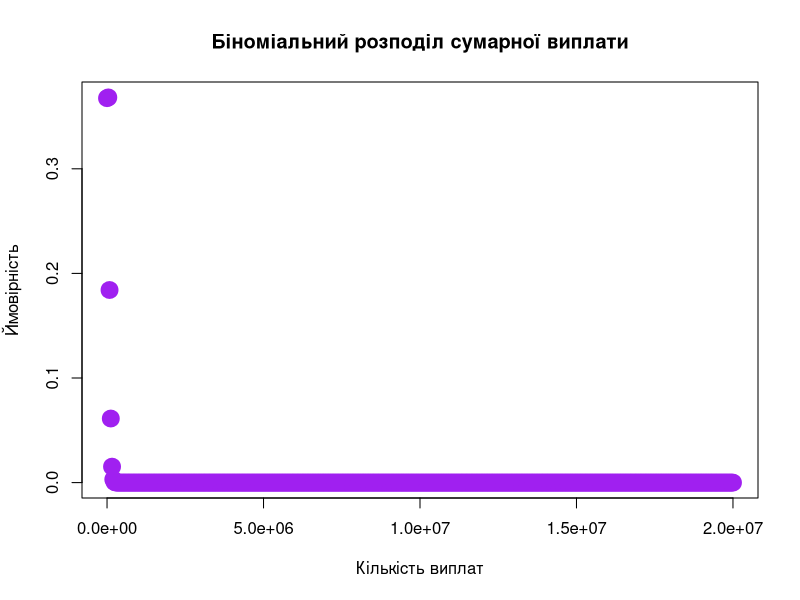
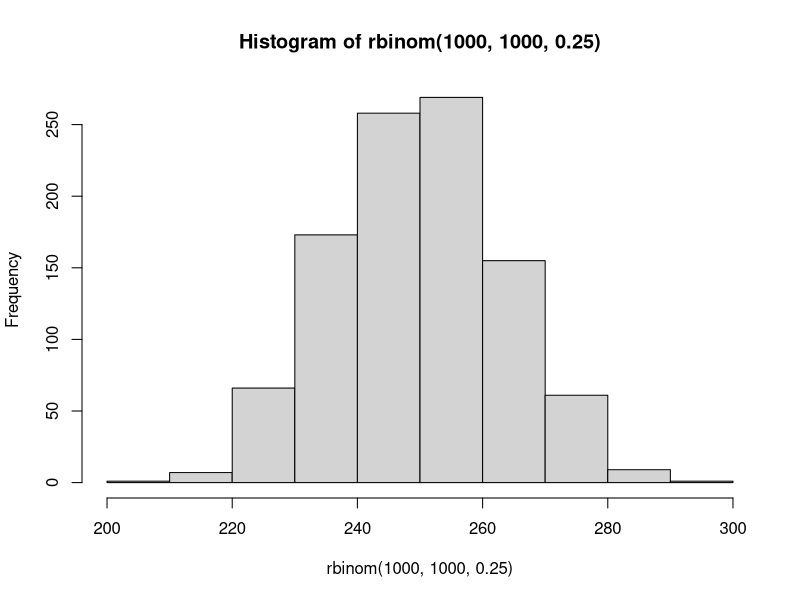
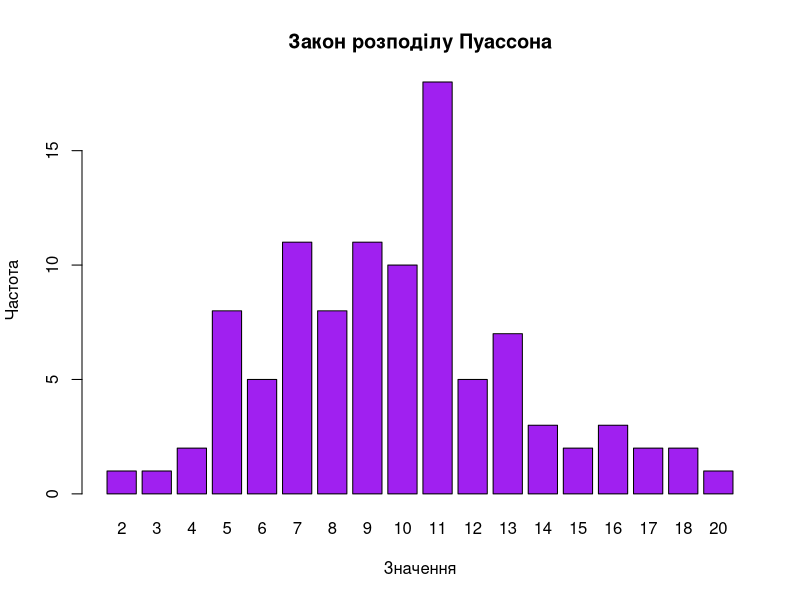
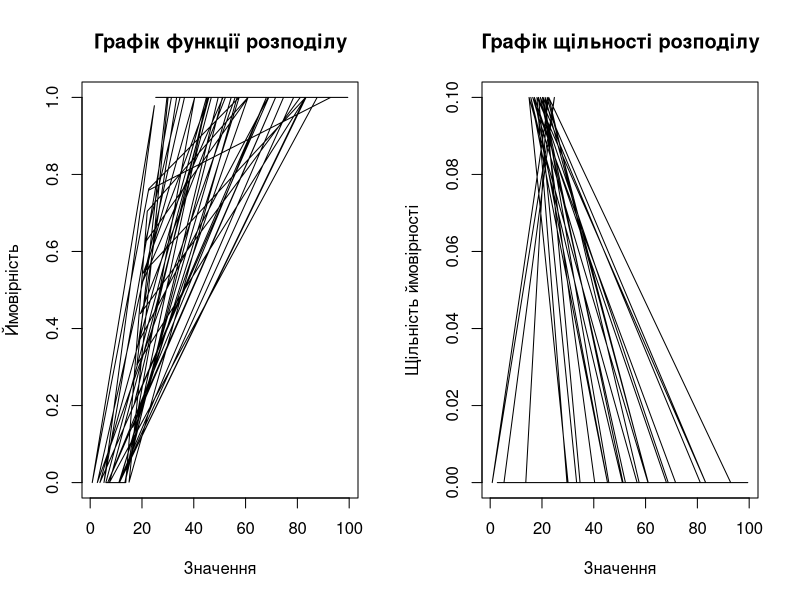
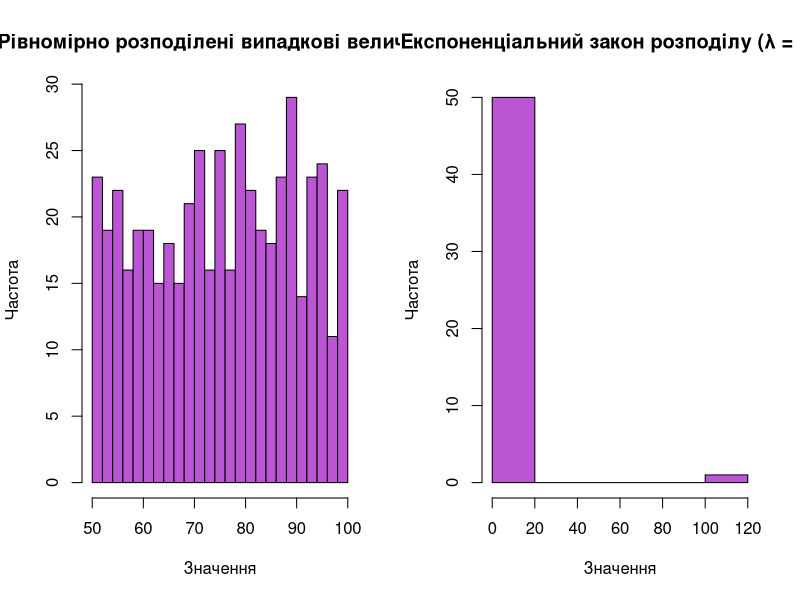
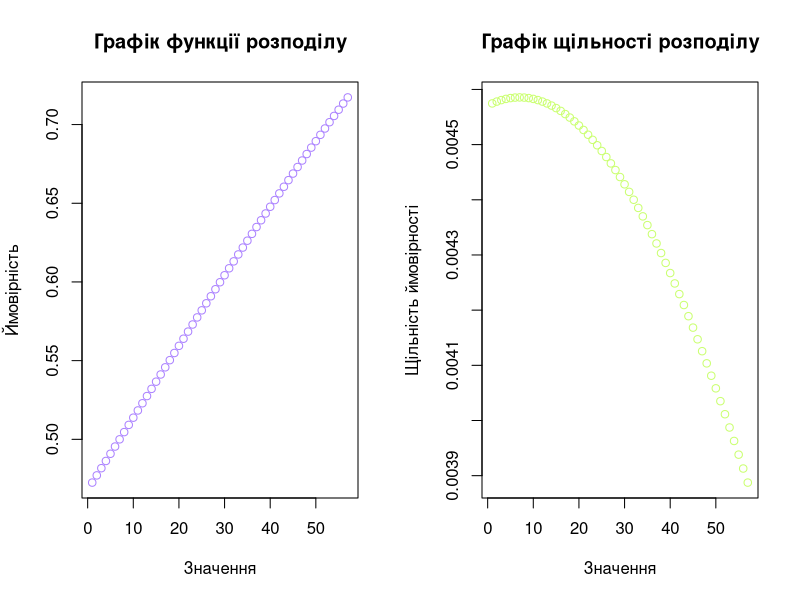

These figures' R source, in order:
# 1.Страхова компанія має 500 договорів страхування життя з 500 клієнтами. 
# Ймовірність настання страхового випадку в цій групі клієнтів однакова і 
# дорівнює 0,002. Величина виплат кожному клієнту однакова і дорівнює 40000 грн. 
# За  яким  законом  розподілена  випадкова  величина кількості страхових  випадків?  
# Побудуйте  графік  закону  розподілу  сумарної величини  виплат  страхової  компанії. 
# Обчисліть  ймовірність  того,  що страхова компанія виплатить своїм клієнтам не більше 
# 100 тис. грн. 

# 0.002   Ймовірність настання страхового випадку
# 500     Кількість клієнтів
# 40000   Сума виплати

# Обчислення ймовірностей відповідно до біноміального розподілу
probabilities <- dbinom(0:500, 500, 0.002)
round(probabilities,10)
# Графік розподілу
plot(c(0:500*40000), probabilities, type = "p", lwd = 10, col = "purple", 
     main = "Біноміальний розподіл сумарної виплати", 
     xlab = "Кількість виплат", 
     ylab = "Ймовірність")

cat('Ймовірність, що виплата не перевищить 100000 грн:', 
    pbinom(100000 / 40000, 500, 0.002))

 
# 2.Побудуйте біноміальнийзакон розподілу із параметрами n=1000, p=0,25. 

rbinom(n=1000, size=1000, prob=0.25)
hist(rbinom(1000, 1000, 0.25))


# 3.Згенеруйте 100 випадкових чисел та зобразіть графічно закон розподілу Пуассона із 
# параметром λ=10. 

barplot(table(rpois(100, 10)), 
        main = "Закон розподілу Пуассона", 
        col = "purple",
        xlab = "Значення", 
        ylab = "Частота")


# 4.Обчисліть  ймовірність  того,  що  випадкова  величина,  розподілена
# за законом  розподілу Пуассона із  параметром  λ=7,  набуватиме  значень  з проміжку 
# [5; 10].

cat('Ймовірність для інтервалу [5; 10]:', 
    ppois(10, 7) - ppois(5 - 1, 7))


# 5.Зобразіть графіки функції та щільності розподілу рівномірно розподіленої 
# випадкової величини на проміжку [15; 25]. 

x <- runif(n = 100, max =100)
prob_cdf <- punif(x, min = 15, max = 25)  # Графік функції розподілу
prob_pdf <- dunif(x, min = 15, max = 25)  # Графік щільності розподілу
par(mfrow=c(1,2))
plot(x, prob_cdf, type = "l", 
     xlab = "Значення", ylab = "Ймовірність", main = "Графік функції розподілу")
plot(x, prob_pdf, type = "l", 
     xlab = "Значення", ylab = "Щільність ймовірності", main = "Графік щільності розподілу")

# 6.Згенеруйте 500 рівномірно розподілених випадкових величин в межах від 50 до 100.
# Зобразіть графічно отриманий розподіл. 

rand <- runif(0:500, min = 50, max = 100)

hist(rand, breaks = 30, 
     col = "mediumorchid", 
     xlab = "Значення", 
     ylab = "Частота",
     main = "Рівномірно розподілені випадкові величини")

# 7.Згенеруйте сукупність із 50 значень випадкової величини, розподіленої за 
# експоненціальним  законом  розподілу  із  параметром  λ=105.  Зобразіть графічно 
# експоненціальний закон розподілу із цим параметром.

exponential <- dexp(x = 0:50, rate = 105)
exponential
 
hist(exponential, col = "mediumorchid",
     xlab = "Значення",
     ylab = "Частота",
     main = "Експоненціальний закон розподілу (λ = 105)")

# 8.Обчисліть  ймовірність  того,  що  випадкова величина,  розподілена  
# за експоненціальним   законом   розподілу   із   параметром   λ=10,   
# не перевищуватиме значення 7. 

pexp(7, 0.1)

# 9.Виведіть  набір  із  200  випадкових  чисел,  розподілених  за  
# стандартним нормальним розподілом.

rnorm(200, mean = 0, sd=1)

# 10.Обчисліть  ймовірність  того,  що  випадкова  величина,  розподілена 
# за нормальним  законом  розподілу із  параметрами  α=20,  σ=87  набуватиме
# значень  з  проміжку  [14;  70]. Побудуйте  графіки  функції  та  щільності 
# такого розподілу.

x <- seq(14,70,by=1)
prob <- pnorm(70, mean = 20, sd = 87) - pnorm(14, mean = 20, sd = 87)
cat("Ймовірність:", prob, "\n")
par(mfrow=c(1,2))
plot(pnorm(x, mean = 20, sd = 87),type = 'p', col = "mediumpurple1", 
      xlab = "Значення", ylab = "Ймовірність", main = "Графік функції розподілу")

plot(dnorm(x, mean = 20, sd = 87),type = 'p', col = "darkolivegreen1", 
      xlab = "Значення", ylab = "Щільність ймовірності", main = "Графік щільності розподілу")

